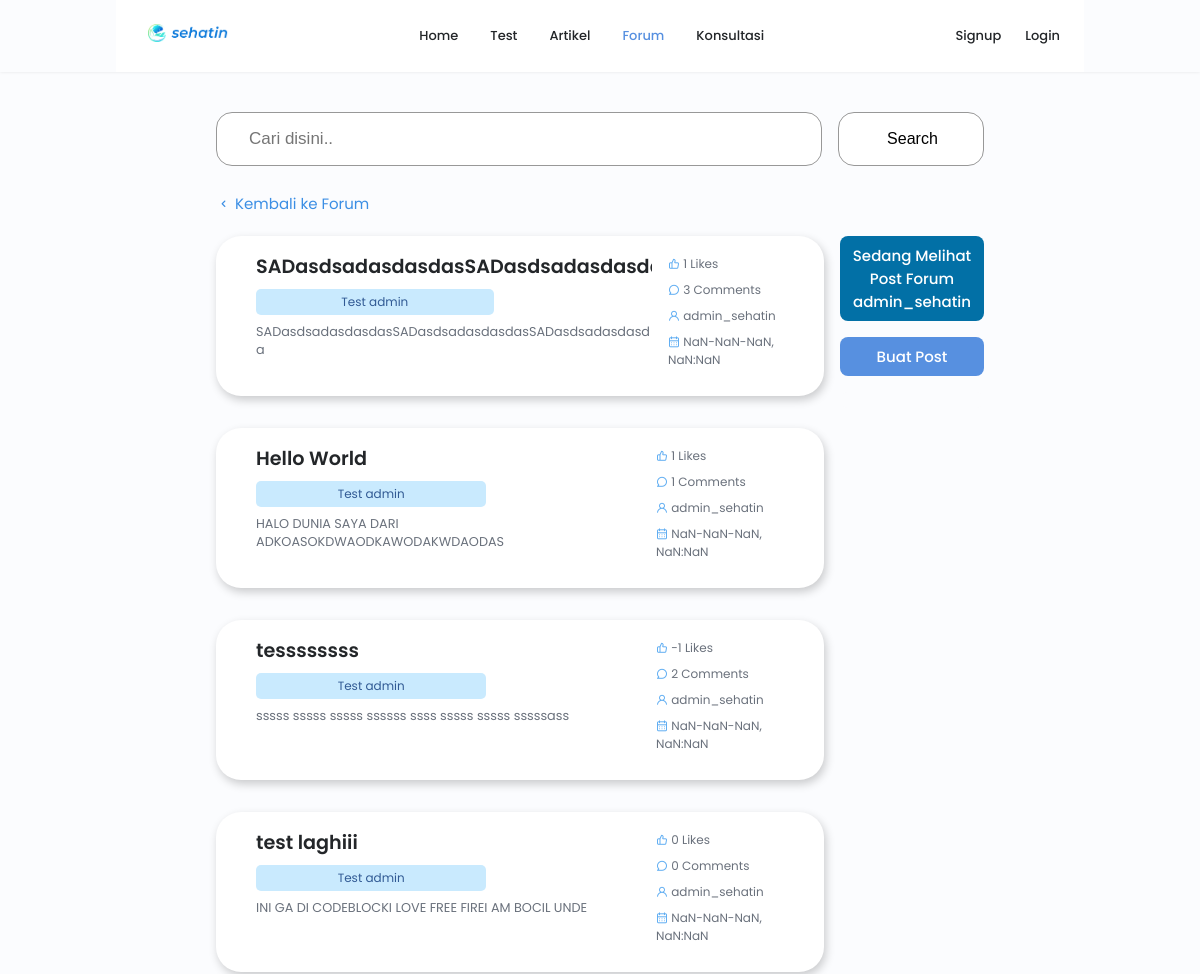
Before: /profile/admin_sehatin/posts (upper part) with the older database file.
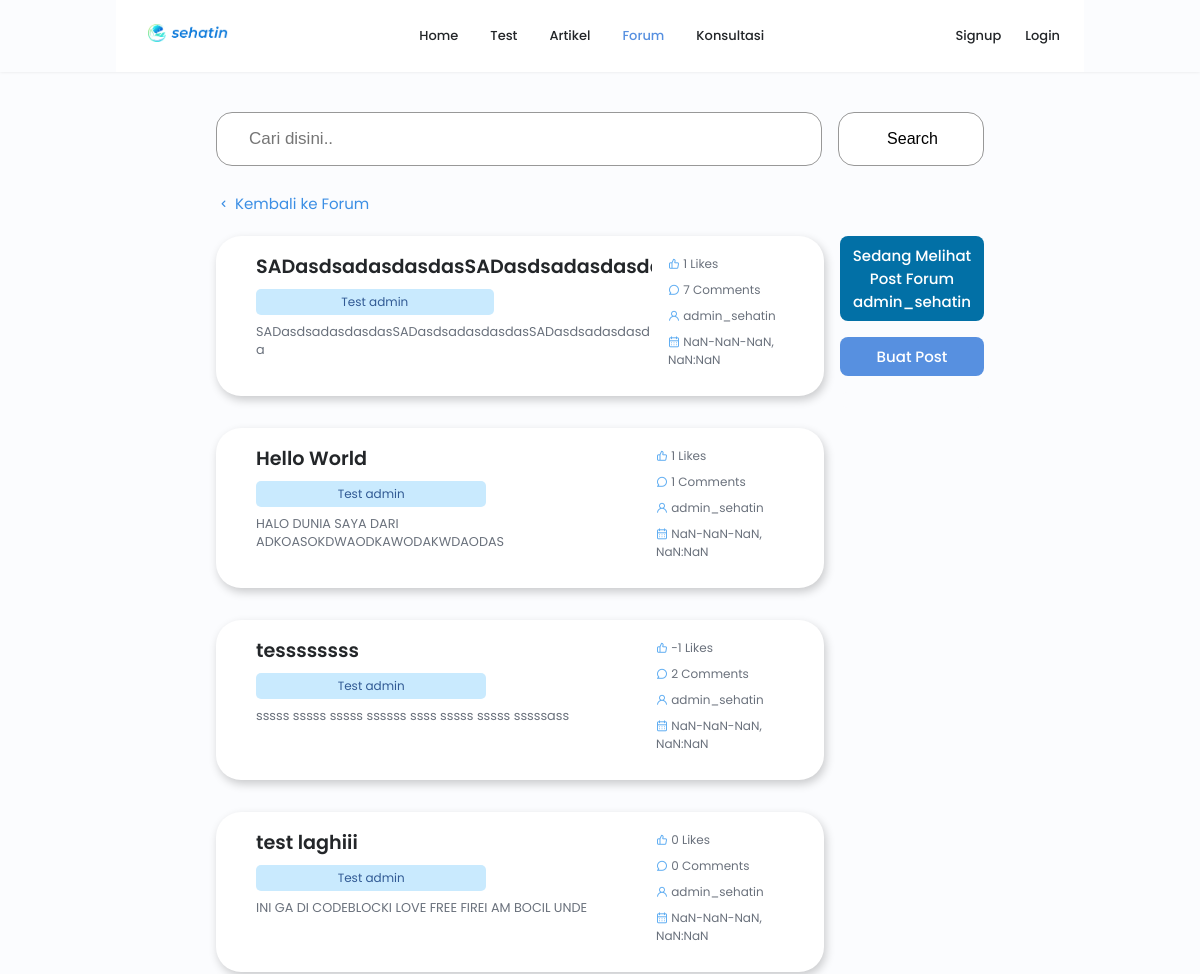
After: the same page with the newer database file.
### sehat_in_webproject/models.py (models this page shows)
class Forum(models.Model): # Post
    id = models.AutoField(primary_key=True)
    title = models.CharField(max_length=200)
    content = models.TextField()
    tag = models.ForeignKey(Tag, on_delete=models.CASCADE, null=True, blank=True)
    user = models.ForeignKey(User, on_delete=models.SET_NULL, null=True)
    likes = models.IntegerField(default=0)
    comments = models.IntegerField(default=0)
    created_at = models.DateTimeField(auto_now_add=True)
    updated_at = models.DateTimeField(auto_now=True)

class Tag(models.Model): # Tag of a post, will be generated by admin only
    name = models.CharField(max_length=50)
    type = models.CharField(max_length=50)
    adminOnly = models.BooleanField(default=False)

### sehat_in_webproject/views.py (the view)
# urls.py: path('profile/<str:username>/posts', views.profile_Posts, name='profile/posts'),
def profile_Posts(request, username):
    try:
        user = User.objects.get(username=username)
        paginator = Paginator(Forum.objects.filter(user=user).order_by('-created_at'), 25)
        page = request.GET.get('page')
        posts = paginator.get_page(page)
        if request.user.is_authenticated:
            notifications = Notification.objects.filter(user=request.user).order_by('-created_at')
        else:
            notifications = None
        return render(request, 'profile/posts.html', {'theUser': user, 'posts': posts, 'notifications': notifications})
    except:
        raise Http404

### sehat_in_webproject/templatetags/space_to_dash.py (called while the page is built)
@register.filter
def space_to_dash(value):
    return value.replace(" ","-")

### templates/profile/posts.html (shortened to what this page needs)
<!DOCTYPE html>
<html lang="en">
{% load static %}
{% load space_to_dash %}
<head>
    <link rel="stylesheet" href="{% static 'css/swiper-bundle.min.css' %}">
    <link rel="stylesheet" href="https://unicons.iconscout.com/release/v4.0.0/css/line.css">
    <link rel="stylesheet" href="{% static 'css/styles.css' %}">
    <link rel="stylesheet" href="{% static 'css/header.css' %}">
    <link rel="stylesheet" href="{% static 'css/footer.css' %}">
    <link rel="stylesheet" href="{% static 'css/forum.css' %}">
</head>
<body>
    {% include 'templates/header.html' %}
    <form action="/forum" method="get">
        <section class="container search__container">
            <input type="text" name="q" placeholder="Cari disini..">
            <button type="submit">Search</button>
        </section>
    </form>
    <section class="container" style="margin-top: 10px;">
        <div class="back__to__forum">
            <a href="/forum"><i class="uil uil-angle-left"></i> Kembali ke Forum</a>
    </section>
    <main class="container" style="margin-top: 5px;">
        {% if posts %}
        <div class="container__forum">
            {% for post in posts %}
            <div class="container__card">
                <div class="forum__about">
                    <a href="/forum/{{ post.id }}"><h1>{{ post.title }}</h1></a>
                    <a class="forum__category" href="/forum/tag/{{ post.tag.name|space_to_dash }}">{{ post.tag.name }}<a>
                    <p id="post-{{post.id}}">
                    </p>
                </div>
                <div class="forum__info">
                    <div>
                        <i class="uil uil-thumbs-up"></i>
                        {{ post.likes }} Likes
                    </div>
                    <div>
                        <i class="uil uil-comment"></i>
                        {{ post.comments }} Comments
                    </div>
                    <div>
                        <i class="uil uil-user"></i>
                        {% if post.user == null %}deleted{% else %}{{ post.user }}{% endif %}
                    </div>
                    <div>
                        <i class="uil uil-calendar-alt"></i>
                        <span id="date-{{ post.id }}">{{ post.created_at.isoformat }}</span>
                    </div>
                </div>
            </div>
            {% endfor %}
        {% endif %}
        </div>
        <div class="container__forum__button">
            <a class="create button button--flex" style="background-color: #0270a6">
                {% if theUser == user %}
                <span style="text-align: center;">Sedang Melihat Post Forum Anda</spam>
                {% else %}
                <span style="text-align: center;">Sedang Melihat Post Forum {{ theUser.username }}</spam>
                {% endif %}
            </a>
            <a href="/forum/create" class="create button button--flex" style="margin-top: 16px;">
                Buat Post
            </a>
            <a class="your__post button button--flex" style="background-color: #fbfcfe"></a>
        </div>
    </main>
</body>
</html>

Changed rows visible on the page:
changed Forum "SADasdsadasdasdasSADasdsadasdasdasSADasdsadasdasdasSADasdsadasdasdas": comments "3" → "7"
